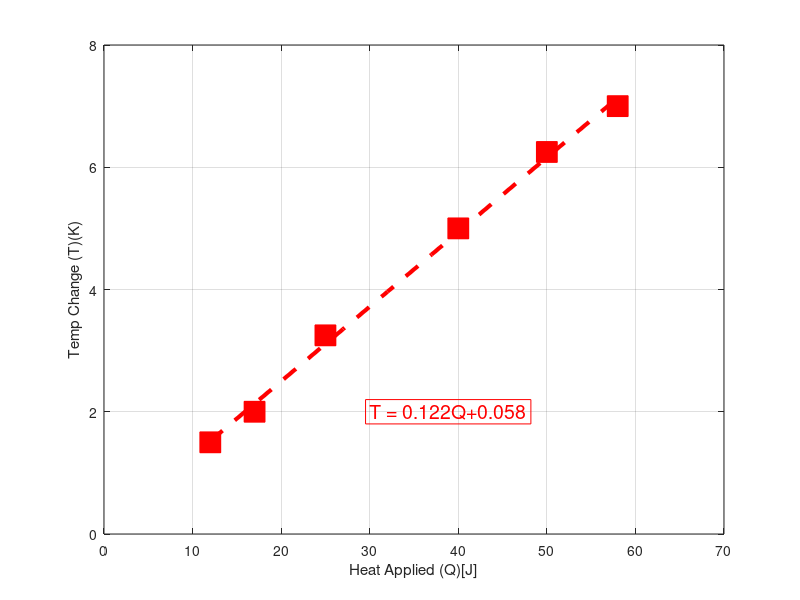

Here is the MATLAB script that generated this plot:
%{

Name: Nghia Lam 
ID: 1001699317

Chapter 17 Review Question 15

Q = Energy (Q)[J]
T = Temp (T)[K]
%}
clc 
clear
close all

Q = [12 17 25 40 50 58];
T = [1.5 2 3.25 5 6.25 7];

plot(Q,T,'rs','MarkerFaceColor','r','MarkerSize',15);
grid on
xlabel('Heat Applied (Q)[J]');
ylabel('Temp Change (T)(K)');
axis([0 70 0 8]);
hold on

%{
y =   m   * x +   b
T =   C1  * Q +   C2
T = .1220 * Q + .0578
%}
C = polyfit(Q,T,1); 
m = C(1);
b = C(2);

Qpf = [12:5:58];
Tpf = m*Qpf+b;
plot(Qpf,Tpf,'--r','LineWidth',3);

TF = sprintf('T = %0.3fQ+%0.3f',m,b);
text(30,2,TF,'EdgeColor','r','Color','r','FontSize',14);
